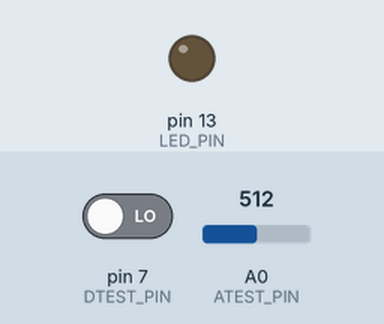
The sketch below on a simulated Arduino Uno, built with avr-gcc and run on an emulated ATmega328P. On the bench: output pins drawn as LEDs (lit = HIGH). The test bench sets the inputs (shaded band); at power-on: pin 7 (DTEST_PIN) LOW, A0 (ATEST_PIN) = 512. What the sketch prints to the serial monitor is not drawn.

Above: at 1.2 s.
1.3 s: pin 7 (DTEST_PIN) driven HIGH
At 2.5 s:
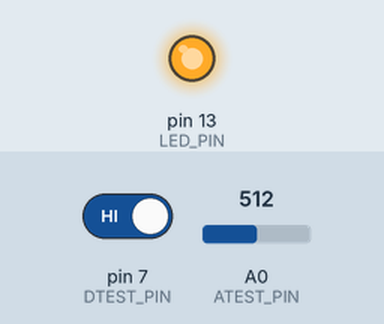
2.8 s: pin 7 (DTEST_PIN) driven LOW
At 4.0 s:
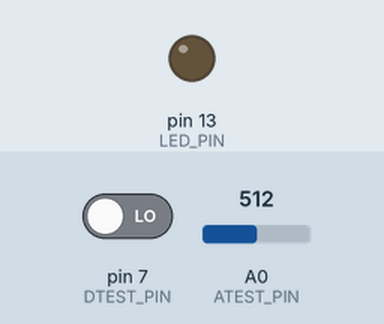
Timing chart, 0 to 5.8 s (numbered marks = the images above; inputs shaded):
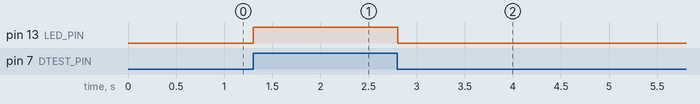

The sketch:

wiretest.ino
```cpp
#define DTEST_PIN  7
#define ATEST_PIN  0
#define LED_PIN    13

boolean current_set = false;
boolean current_lit = false;
int val = 0;

void setup()
{
	pinMode( DTEST_PIN, INPUT );
	digitalWrite( DTEST_PIN, LOW );

	pinMode( LED_PIN, OUTPUT );

	Serial.begin(9600);
}

void loop()
{
	if( digitalRead( DTEST_PIN ) == HIGH
	 && current_set == false )
	current_set = true;

	if( digitalRead( DTEST_PIN ) == LOW
	 && current_set == true )
	current_set = false;

	if( current_set == false
	 && current_lit == true )
	{
		digitalWrite( LED_PIN, LOW );
		current_lit = false;
	}

	if( current_set == true
	 && current_lit == false )
	{
		digitalWrite( LED_PIN, HIGH );
		current_lit = true;
	}

	val = analogRead( ATEST_PIN );
	Serial.println( val );
}
```

Measured:
- after the input at 1.3 s, pin 13 (LED_PIN): LOW → HIGH at once
- after the input at 2.8 s, pin 13 (LED_PIN): HIGH → LOW at once
